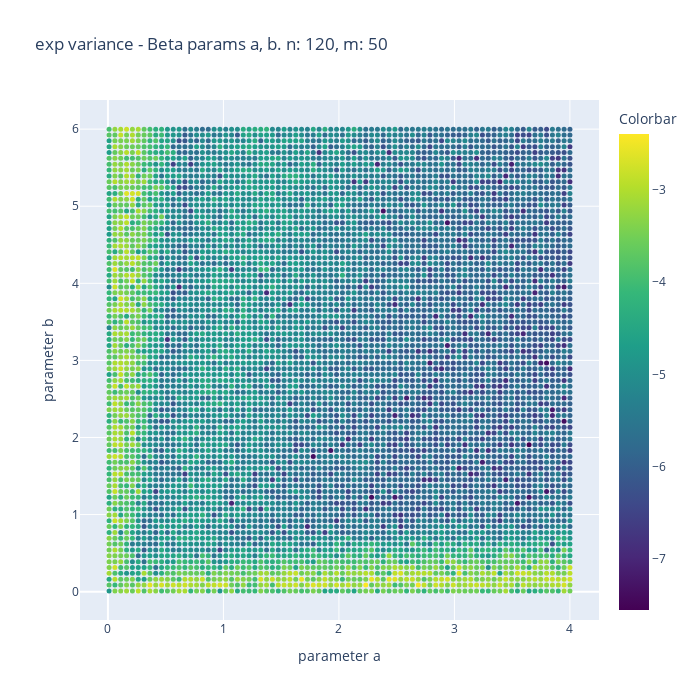
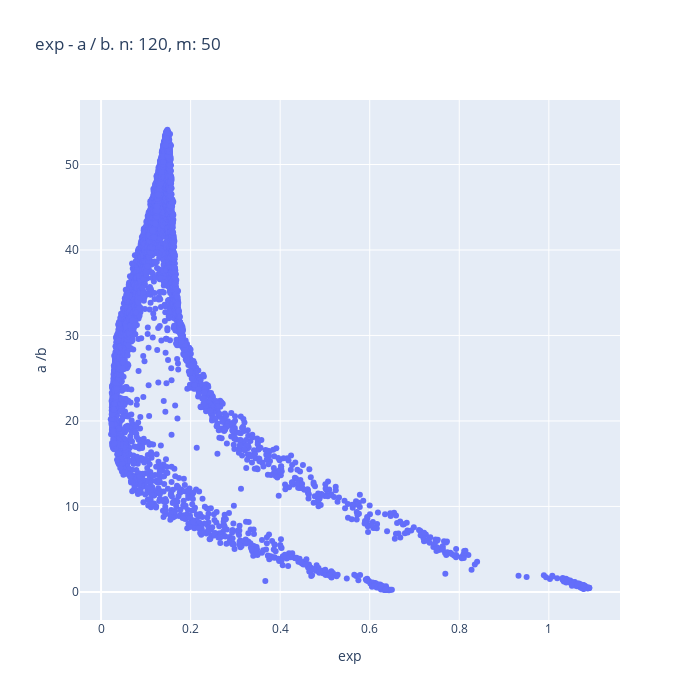

The notebook cell saved with these charts, in order:
### Code cell
fig= [go.Scatter(
    x= avector,
    y= bvector,
    mode= 'markers',
    marker= {
        'color': np.log(data_dicts[Stat]['std']),
        "colorbar": dict(
            title="Colorbar"
        ),
        'colorscale': 'Viridis',
            'line': {'width': 0},
            'size': 5,
            'symbol': 'circle',
        "opacity": 1
    }
)]



layout= go.Layout(
    title= '{} variance - Beta params a, b. n: {}, m: {}'.format(Stat, L, Sizes),
    xaxis= dict(
        title= 'parameter a'
    ),
    yaxis= dict(
        title= 'parameter b'
    ),
    height= 700,
    width= 700
)

Figure= go.Figure(data= fig,layout= layout)

iplot(Figure)

fig= [go.Scatter(
    x= mean_stat,
    y= data_dicts['Pi']['mean'],
    mode= 'markers'
)]



layout= go.Layout(
    title= '{} - a / b. n: {}, m: {}'.format(Stat, L, Sizes),
    xaxis= dict(
        title= Stat
    ),
    yaxis= dict(
        title= 'dist to e'
    ),
    height= 700,
    width= 700
)

Figure= go.Figure(data= fig,layout= layout)

iplot(Figure)

### Figure 1 — Plotly figure (JSON) as saved in the notebook; plotly's stock layout.template omitted (floating-point values rounded to 4 significant figures; data arrays with more than 128 entries replaced by an {"elided": "..."} marker saying what was removed)
{"data": [{"marker": {"color": {"elided": "6400 float values"}, "colorbar": {"title": {"text": "Colorbar"}}, "colorscale": [[0, "#440154"], [0.1111, "#482878"], [0.2222, "#3e4989"], [0.3333, "#31688e"], [0.4444, "#26828e"], [0.5556, "#1f9e89"], [0.6667, "#35b779"], [0.7778, "#6ece58"], [0.8889, "#b5de2b"], [1, "#fde725"]], "line": {"width": 0}, "opacity": 1, "size": 5, "symbol": "circle"}, "mode": "markers", "type": "scatter", "x": {"elided": "6400 float values"}, "y": {"elided": "6400 float values"}}], "layout": {"height": 700, "title": {"text": "exp variance - Beta params a, b. n: 120, m: 50"}, "width": 700, "xaxis": {"title": {"text": "parameter a"}}, "yaxis": {"title": {"text": "parameter b"}}}}

### Figure 2 — Plotly figure (JSON) as saved in the notebook; plotly's stock layout.template omitted (floating-point values rounded to 4 significant figures; data arrays with more than 128 entries replaced by an {"elided": "..."} marker saying what was removed)
{"data": [{"mode": "markers", "type": "scatter", "x": {"elided": "6400 float values"}, "y": {"elided": "6400 float values"}}], "layout": {"height": 700, "title": {"text": "exp - a / b. n: 120, m: 50"}, "width": 700, "xaxis": {"title": {"text": "exp"}}, "yaxis": {"title": {"text": "a /b"}}}}
